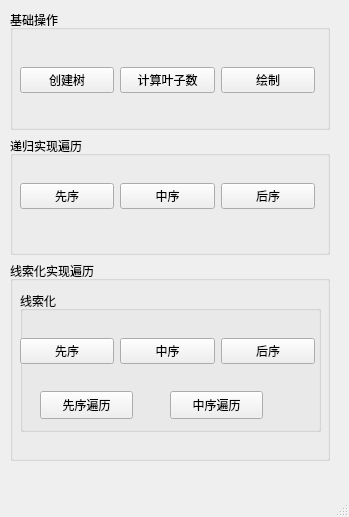
<?xml version="1.0" encoding="UTF-8"?>
<ui version="4.0">
 <class>BitreeMainWindow</class>
 <widget class="QMainWindow" name="BitreeMainWindow">
  <property name="geometry">
   <rect>
    <x>0</x>
    <y>0</y>
    <width>349</width>
    <height>517</height>
   </rect>
  </property>
  <property name="windowTitle">
   <string>BitreeMainWindow</string>
  </property>
  <widget class="QWidget" name="centralwidget">
   <widget class="QWidget" name="verticalLayoutWidget">
    <property name="geometry">
     <rect>
      <x>10</x>
      <y>10</y>
      <width>331</width>
      <height>451</height>
     </rect>
    </property>
    <layout class="QVBoxLayout" name="verticalLayout">
     <property name="sizeConstraint">
      <enum>QLayout::SizeConstraint::SetMinAndMaxSize</enum>
     </property>
     <item>
      <widget class="QGroupBox" name="groupBox">
       <property name="maximumSize">
        <size>
         <width>320</width>
         <height>16777215</height>
        </size>
       </property>
       <property name="title">
        <string>基础操作</string>
       </property>
       <property name="flat">
        <bool>false</bool>
       </property>
       <property name="checkable">
        <bool>false</bool>
       </property>
       <widget class="QWidget" name="horizontalLayoutWidget">
        <property name="geometry">
         <rect>
          <x>10</x>
          <y>30</y>
          <width>295</width>
          <height>80</height>
         </rect>
        </property>
        <layout class="QHBoxLayout" name="horizontalLayout">
         <item>
          <widget class="QPushButton" name="createBitreeButton">
           <property name="text">
            <string>创建树</string>
           </property>
           <property name="autoDefault">
            <bool>false</bool>
           </property>
           <property name="default">
            <bool>false</bool>
           </property>
           <property name="flat">
            <bool>false</bool>
           </property>
          </widget>
         </item>
         <item>
          <widget class="QPushButton" name="bitreeLeafCountButton">
           <property name="text">
            <string>计算叶子数</string>
           </property>
          </widget>
         </item>
         <item>
          <widget class="QPushButton" name="bitreeDisplayButton">
           <property name="text">
            <string>绘制</string>
           </property>
          </widget>
         </item>
        </layout>
       </widget>
      </widget>
     </item>
     <item>
      <widget class="QGroupBox" name="groupBox_2">
       <property name="maximumSize">
        <size>
         <width>320</width>
         <height>16777215</height>
        </size>
       </property>
       <property name="title">
        <string>递归实现遍历</string>
       </property>
       <widget class="QWidget" name="horizontalLayoutWidget_2">
        <property name="geometry">
         <rect>
          <x>10</x>
          <y>20</y>
          <width>295</width>
          <height>80</height>
         </rect>
        </property>
        <layout class="QHBoxLayout" name="horizontalLayout_2">
         <item>
          <widget class="QPushButton" name="preButton">
           <property name="text">
            <string>先序</string>
           </property>
          </widget>
         </item>
         <item>
          <widget class="QPushButton" name="inButton">
           <property name="text">
            <string>中序</string>
           </property>
          </widget>
         </item>
         <item>
          <widget class="QPushButton" name="postButton">
           <property name="text">
            <string>后序</string>
           </property>
          </widget>
         </item>
        </layout>
       </widget>
      </widget>
     </item>
     <item>
      <widget class="QGroupBox" name="groupBox_3">
       <property name="minimumSize">
        <size>
         <width>3</width>
         <height>200</height>
        </size>
       </property>
       <property name="maximumSize">
        <size>
         <width>320</width>
         <height>16777215</height>
        </size>
       </property>
       <property name="title">
        <string>线索化实现遍历</string>
       </property>
       <widget class="QGroupBox" name="groupBox_4">
        <property name="geometry">
         <rect>
          <x>10</x>
          <y>30</y>
          <width>301</width>
          <height>141</height>
         </rect>
        </property>
        <property name="title">
         <string>线索化</string>
        </property>
        <widget class="QWidget" name="horizontalLayoutWidget_3">
         <property name="geometry">
          <rect>
           <x>0</x>
           <y>20</y>
           <width>295</width>
           <height>80</height>
          </rect>
         </property>
         <layout class="QHBoxLayout" name="horizontalLayout_3">
          <item>
           <widget class="QPushButton" name="prethreadButton">
            <property name="text">
             <string>先序</string>
            </property>
           </widget>
          </item>
          <item>
           <widget class="QPushButton" name="inthreadButton">
            <property name="text">
             <string>中序</string>
            </property>
           </widget>
          </item>
          <item>
           <widget class="QPushButton" name="posthreadButton">
            <property name="text">
             <string>后序</string>
            </property>
           </widget>
          </item>
         </layout>
        </widget>
        <widget class="QPushButton" name="preButton_2">
         <property name="geometry">
          <rect>
           <x>20</x>
           <y>100</y>
           <width>93</width>
           <height>28</height>
          </rect>
         </property>
         <property name="text">
          <string>先序遍历</string>
         </property>
        </widget>
        <widget class="QPushButton" name="inButton_2">
         <property name="geometry">
          <rect>
           <x>150</x>
           <y>100</y>
           <width>93</width>
           <height>28</height>
          </rect>
         </property>
         <property name="text">
          <string>中序遍历</string>
         </property>
        </widget>
       </widget>
      </widget>
     </item>
    </layout>
   </widget>
  </widget>
  <widget class="QMenuBar" name="menubar">
   <property name="geometry">
    <rect>
     <x>0</x>
     <y>0</y>
     <width>349</width>
     <height>25</height>
    </rect>
   </property>
  </widget>
  <widget class="QStatusBar" name="statusbar"/>
 </widget>
 <resources/>
 <connections/>
</ui>
